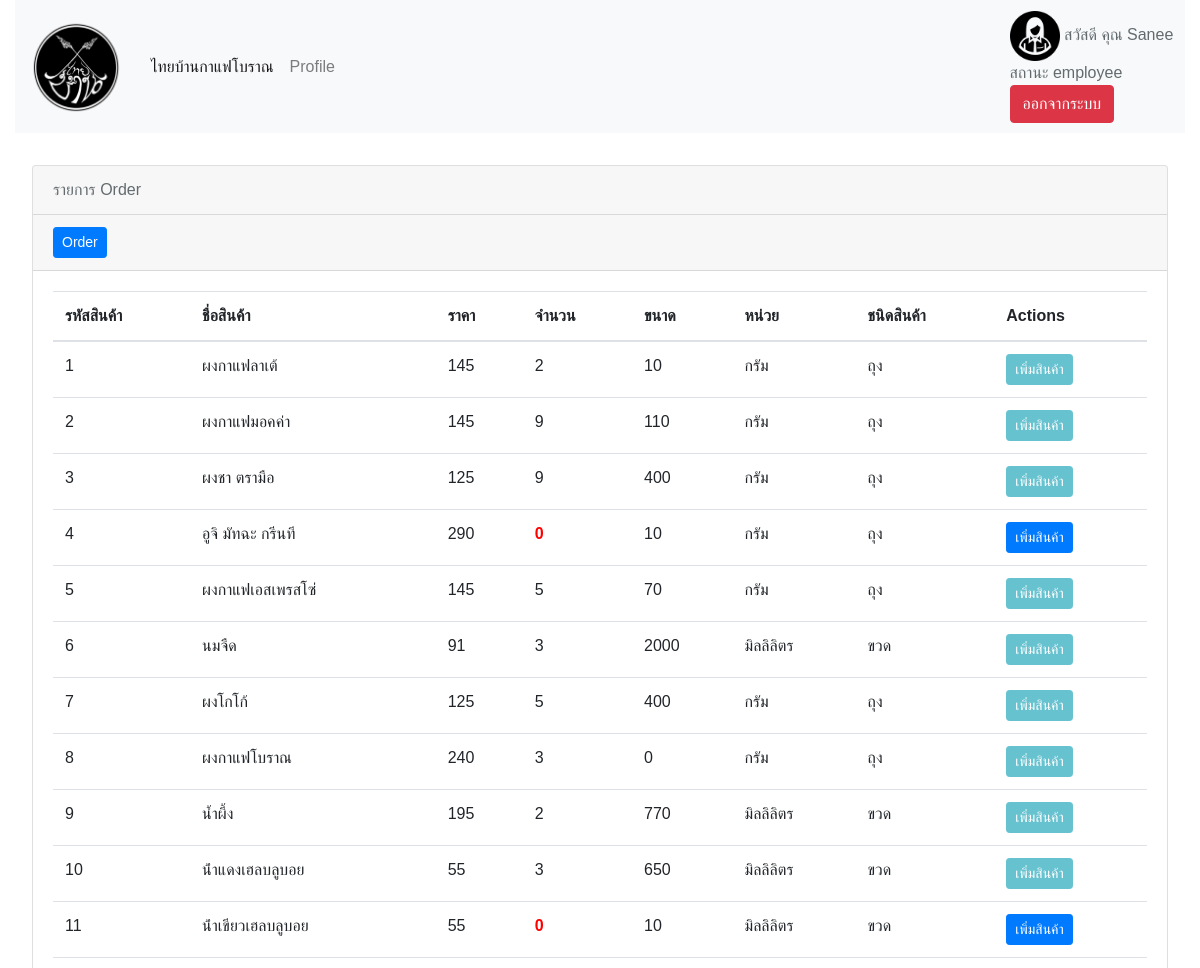
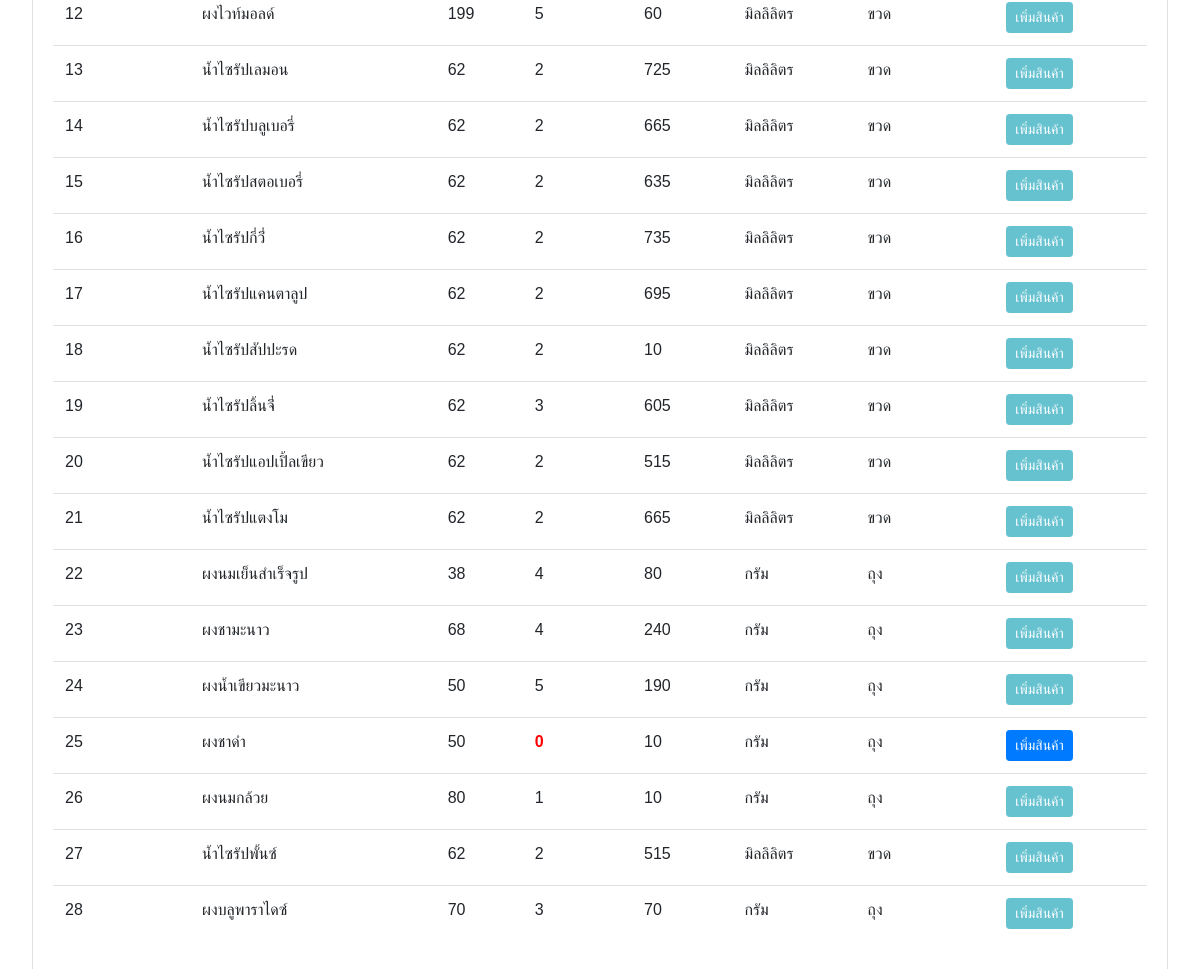
Screenshot of /stock.php (signed in) with the database file from the repository (2 pictures, top to bottom).
### tables this page shows
CREATE TABLE `stock` (
  `stockID` int(10) NOT NULL,
  `stockName` varchar(100) NOT NULL,
  `stockPrice` int(11) NOT NULL,
  `stockAmount` int(3) NOT NULL,
  `stocksize` int(7) NOT NULL COMMENT 'g/mm',
  `stocktypeID` varchar(5) NOT NULL,
  `foodid` int(11) NOT NULL
);

CREATE TABLE `stocktype` (
  `stocktypeID` varchar(5) NOT NULL,
  `stocktypename` varchar(100) NOT NULL,
  `stockUnit` varchar(10) NOT NULL
);

### stock.php (the view, shortened to what this page needs)
<!DOCTYPE html>
<html lang="en">
<head>
    <?php
    include "navbar.php";
    ?>
</head>
<body>
    <div class="container-fluid">
        <nav class="navbar navbar-expand-lg navbar-light bg-light">
            <a class="navbar-brand" href=""><img src='photo/profile/LOGO.png' width='100'></a>
            <div class="collapse navbar-collapse" id="navbarSupportedContent">
                <ul class="navbar-nav mr-auto">
                    <li class="nav-item active">
                        <a class="nav-link" href="order.php">ไทยบ้านกาแฟโบราณ<span class="sr-only">(current)</span></a>
                    </li>
                    <li class="nav-item">
                        <a class="nav-link" href="viewprofile.php">Profile</a>
                    </li>
                </ul>
                    <?php include("employee.php"); ?>
            </div>
        <div class="card product-card">
            <div class="card-header">
                รายการ Order
            </div>
            <div class="card-header">
                <a href="order.php "><input type="button" value="Order" class="btn btn-primary btn-sm"></a>
            </div>
            <div class="card-body">
                <table class="table">
                    <thead>
                        <tr>
                            <th>รหัสสินค้า</th>
                            <th>ชื่อสินค้า</th>
                            <th>ราคา</th>
                            <th>จำนวน</th>
                            <th>ขนาด</th>
                            <th>หน่วย</th>
                            <th>ชนิดสินค้า</th>
                            <th>Actions</th>
                        </tr>
                    </thead>
                    <tbody>
                        <?php
                        $pdo = new PDO("mysql:host=localhost;dbname=projectdatabase;charset=utf8", "root", "");
                        $pdo->setAttribute(PDO::ATTR_ERRMODE, PDO::ERRMODE_EXCEPTION);
                        $stmt = $pdo->prepare("SELECT stockID,stockName,stockPrice,stockAmount,stockSize,stockUnit,stocktypename FROM stock,stocktype WHERE stock.stocktypeid = stocktype.stocktypeid");
                        $stmt->execute();
                        while ($row = $stmt->fetch()) { ?>
                            <form method="POST" action="update_stock.php" accept-charset="UTF-8" class="form-horizontal" enctype="multipart/form-data">
                                <tr>
                                    <td><?= $row["stockID"] ?></td>
                                    <td><?= $row["stockName"] ?></td>
                                    <td><?= $row["stockPrice"] ?></td>
                                    <?Php if ($row["stockAmount"] == 0) { ?>
                                        <td class="amount-stock"><?= $row["stockAmount"] ?></td>
                                    <?php } else { ?>
                                        <td><?= $row["stockAmount"] ?></td>
                                    <?php } ?>
                                    <td><?= $row["stockSize"] ?></td>
                                    <td><?= $row["stockUnit"] ?></td>
                                    <td><?= $row["stocktypename"] ?></td>
                                    <td>
                                        <?php if ($row["stockAmount"] == 0) { ?>
                                            <input type="submit" class="btn btn-primary btn-sm" value="เพิ่มสินค้า">
                                        <?php } else { ?>
                                            <input type="submit" disabled class="btn btn-info btn-sm" value="เพิ่มสินค้า">
                                        <?php } ?>
                                    </td>
                                </tr>
                            </form>
                        <?php } ?>
                    </tbody>
                </table>
            </div>
        </div>
</body>
</html>

### style.css (style rules this page uses)
body { background-color: white; }
.product-card { margin: 2em; }

### navbar.php (style rules this page uses)
html, body { background-color: #fff; color: #636b6f; font-family: 'Nunito', sans-serif; font-weight: 200; height: 100vh; margin: 0; }
.navbar { padding: 1%; }
a { color: #9a9da0; text-decoration: none; }
.amount-stock { color: red; font-weight: bold; }

### rows the page displays
stock: stockID "1", stockName "ผงกาแฟลาเต้", stockPrice "145", stockAmount "2", stocksize "10", stocktypeID.stockUnit "กรัม", stocktypeID.stocktypename "ถุง"
stock: stockID "2", stockName "ผงกาแฟมอคค่า", stockPrice "145", stockAmount "9", stocksize "110", stocktypeID.stockUnit "กรัม", stocktypeID.stocktypename "ถุง"
stock: stockID "3", stockName "ผงชา ตรามือ", stockPrice "125", stockAmount "9", stocksize "400", stocktypeID.stockUnit "กรัม", stocktypeID.stocktypename "ถุง"
stock: stockID "4", stockName "อูจิ มัทฉะ กรีนที", stockPrice "290", stockAmount "0", stocksize "10", stocktypeID.stockUnit "กรัม", stocktypeID.stocktypename "ถุง"
stock: stockID "5", stockName "ผงกาแฟเอสเพรสโซ่", stockPrice "145", stockAmount "5", stocksize "70", stocktypeID.stockUnit "กรัม", stocktypeID.stocktypename "ถุง"
stock: stockID "6", stockName "นมจืด", stockPrice "91", stockAmount "3", stocksize "2000", stocktypeID.stockUnit "มิลลิลิตร", stocktypeID.stocktypename "ขวด"
stock: stockID "7", stockName "ผงโกโก้", stockPrice "125", stockAmount "5", stocksize "400", stocktypeID.stockUnit "กรัม", stocktypeID.stocktypename "ถุง"
stock: stockID "8", stockName "ผงกาแฟโบราณ", stockPrice "240", stockAmount "3", stocksize "0", stocktypeID.stockUnit "กรัม", stocktypeID.stocktypename "ถุง"
stock: stockID "9", stockName "น้ำผึ้ง", stockPrice "195", stockAmount "2", stocksize "770", stocktypeID.stockUnit "มิลลิลิตร", stocktypeID.stocktypename "ขวด"
stock: stockID "10", stockName "น้ําแดงเฮลบลูบอย", stockPrice "55", stockAmount "3", stocksize "650", stocktypeID.stockUnit "มิลลิลิตร", stocktypeID.stocktypename "ขวด"
stock: stockID "11", stockName "น้ําเขียวเฮลบลูบอย", stockPrice "55", stockAmount "0", stocksize "10", stocktypeID.stockUnit "มิลลิลิตร", stocktypeID.stocktypename "ขวด"
stock: stockID "12", stockName "ผงไวท์มอลด์", stockPrice "199", stockAmount "5", stocksize "60", stocktypeID.stockUnit "มิลลิลิตร", stocktypeID.stocktypename "ขวด"
stock: stockID "13", stockName "น้ำไซรัปเลมอน", stockPrice "62", stockAmount "2", stocksize "725", stocktypeID.stockUnit "มิลลิลิตร", stocktypeID.stocktypename "ขวด"
stock: stockID "14", stockName "น้ำไซรัปบลูเบอรี่", stockPrice "62", stockAmount "2", stocksize "665", stocktypeID.stockUnit "มิลลิลิตร", stocktypeID.stocktypename "ขวด"
stock: stockID "15", stockName "น้ำไซรัปสตอเบอรี่", stockPrice "62", stockAmount "2", stocksize "635", stocktypeID.stockUnit "มิลลิลิตร", stocktypeID.stocktypename "ขวด"
stock: stockID "16", stockName "น้ำไซรัปกี่วี่่", stockPrice "62", stockAmount "2", stocksize "735", stocktypeID.stockUnit "มิลลิลิตร", stocktypeID.stocktypename "ขวด"
stock: stockID "17", stockName "น้ำไซรัปแคนตาลูป", stockPrice "62", stockAmount "2", stocksize "695", stocktypeID.stockUnit "มิลลิลิตร", stocktypeID.stocktypename "ขวด"
stock: stockID "18", stockName "น้ำไซรัปสัปปะรด", stockPrice "62", stockAmount "2", stocksize "10", stocktypeID.stockUnit "มิลลิลิตร", stocktypeID.stocktypename "ขวด"
stock: stockID "19", stockName "น้ำไซรัปลิ้นจี่่", stockPrice "62", stockAmount "3", stocksize "605", stocktypeID.stockUnit "มิลลิลิตร", stocktypeID.stocktypename "ขวด"
stock: stockID "20", stockName "น้ำไซรัปแอปเปิ้ลเขียว", stockPrice "62", stockAmount "2", stocksize "515", stocktypeID.stockUnit "มิลลิลิตร", stocktypeID.stocktypename "ขวด"
stock: stockID "21", stockName "น้ำไซรัปแตงโม", stockPrice "62", stockAmount "2", stocksize "665", stocktypeID.stockUnit "มิลลิลิตร", stocktypeID.stocktypename "ขวด"
stock: stockID "22", stockName "ผงนมเย็นสำเร็จรูป", stockPrice "38", stockAmount "4", stocksize "80", stocktypeID.stockUnit "กรัม", stocktypeID.stocktypename "ถุง"
stock: stockID "23", stockName "ผงชามะนาว", stockPrice "68", stockAmount "4", stocksize "240", stocktypeID.stockUnit "กรัม", stocktypeID.stocktypename "ถุง"
stock: stockID "24", stockName "ผงน้ำเขียวมะนาว", stockPrice "50", stockAmount "5", stocksize "190", stocktypeID.stockUnit "กรัม", stocktypeID.stocktypename "ถุง"
stock: stockID "25", stockName "ผงชาดำ", stockPrice "50", stockAmount "0", stocksize "10", stocktypeID.stockUnit "กรัม", stocktypeID.stocktypename "ถุง"
stock: stockID "26", stockName "ผงนมกล้วย", stockPrice "80", stockAmount "1", stocksize "10", stocktypeID.stockUnit "กรัม", stocktypeID.stocktypename "ถุง"
stock: stockID "27", stockName "น้ำไซรัปพั้นซ์", stockPrice "62", stockAmount "2", stocksize "515", stocktypeID.stockUnit "มิลลิลิตร", stocktypeID.stocktypename "ขวด"
stock: stockID "28", stockName "ผงบลูพาราไดซ์", stockPrice "70", stockAmount "3", stocksize "70", stocktypeID.stockUnit "กรัม", stocktypeID.stocktypename "ถุง"

### other values shown
$user_name "Sanee"
$status_name "employee"
